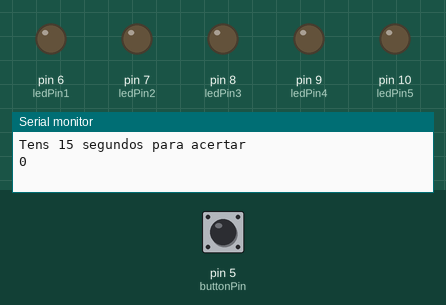
This sketch was run on a simulated Arduino Uno, built with avr-gcc and run on an emulated ATmega328P. On the bench: output pins drawn as LEDs (lit = HIGH), the last lines printed to the serial monitor. The inputs (shaded band) are chosen by the test bench; at power-on: pin 5 (buttonPin) LOW. Random numbers use the default seed unless the sketch sets one.

Above: at 1.2 s.
1.3 s: pin 5 (buttonPin) pulled HIGH for 3.2 s
At 3.1 s:
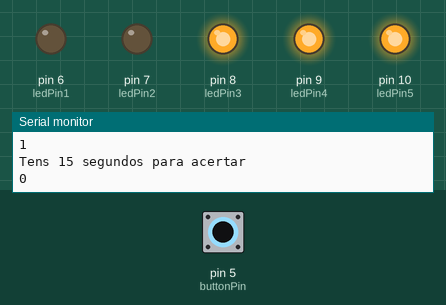
At 4.8 s:
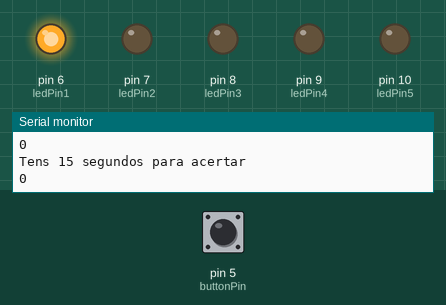
6.0 s: pin 5 (buttonPin) pulled HIGH for 3.2 s
At 8.0 s:
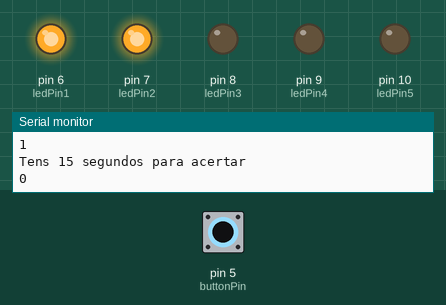
Timing chart, 0 to 10.5 s (numbered marks = the images above; inputs shaded):
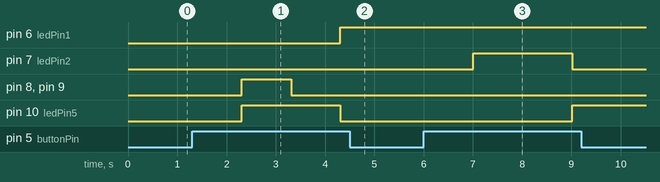

The sketch:

relampago.ino
```cpp
int ledPin1 = 6, ledPin2 = 7, ledPin3 = 8, ledPin4 = 9, ledPin5 = 10;
int buttonPin = 5;

int lastButtonState = 0;
int buttonPressCounter = 0;
unsigned long tempo = 0;

int tempojogo = 15000;
void setup() {
  Serial.begin(9600);

  pinMode(ledPin1, OUTPUT);
  pinMode(ledPin2, OUTPUT);
  pinMode(ledPin3, OUTPUT);
  pinMode(ledPin4, OUTPUT);
  pinMode(ledPin5, OUTPUT);
  pinMode(buttonPin, INPUT);
}

void loop() {

  int randNumber = random(1, 31);
  int bit0 = bitRead(randNumber,0);
  int bit1 = bitRead(randNumber,1);
  int bit2 = bitRead(randNumber,2);
  int bit3 = bitRead(randNumber,2);
  int bit4 = bitRead(randNumber,4);

  digitalWrite(ledPin1, bit0);
  digitalWrite(ledPin2, bit1);
  digitalWrite(ledPin3, bit2);
  digitalWrite(ledPin4, bit3);
  digitalWrite(ledPin5, bit4);

  Serial.println("Tens 15 segundos para acertar");
  Serial.println();

  tempo = millis();
  int comeca = 1;
  buttonPressCounter = 0;
  Serial.println(buttonPressCounter);

  while (comeca && (millis() - tempo < tempojogo)) {
    int buttonState = digitalRead(buttonPin);
    if (buttonState != lastButtonState) {
      if (buttonState == HIGH) {
        buttonPressCounter = buttonPressCounter + 1;
        Serial.println(buttonPressCounter);
        if (buttonPressCounter > 31) buttonPressCounter = 0;
      }
      delay(10);
    }

    lastButtonState = buttonState;
    unsigned long buttonPressTime = millis();
    while ((digitalRead(buttonPin) == HIGH ) && comeca) {
      if (millis() - buttonPressTime > 1000)
        comeca = 0;
    }
  }

  if (comeca && (buttonPressCounter == randNumber)) {
    Serial.println("Vitória");


    for (int pin = 6; pin <= 10; pin++) {
      digitalWrite(pin, HIGH);
      delay(200);
    }
    for (int pin = 6; pin <= 10; pin++) {
      digitalWrite(pin, LOW);
      delay(200);
    }
    for (int pin = 10; pin >= 6; pin--) {
      digitalWrite(pin, HIGH);
      delay(200);
    }
    for (int pin = 10; pin >= 6; pin--) {
      digitalWrite(pin, LOW);
      delay(200);
    }

    Serial.println("-----------------------");
    Serial.println();
    comeca = 0;
  }

  else if (comeca) {
    Serial.print("Errado, o número era: ");
    Serial.println(randNumber);
    Serial.println("-----------------------");
    Serial.println();
    comeca = 0;
  }
}
```

Measured:
- after the input at 1.3 s, pin 6 (ledPin1): LOW → HIGH after 3.0 s; pin 8 (ledPin3), pin 9 (ledPin4): LOW → HIGH after 1.0 s, → LOW 1.0 s later; pin 10 (ledPin5): LOW → HIGH after 1.0 s, → LOW 2.0 s later
- after the input at 6.0 s, pin 7 (ledPin2): LOW → HIGH after 1.0 s, → LOW 2.0 s later; pin 10 (ledPin5): LOW → HIGH after 3.0 s
